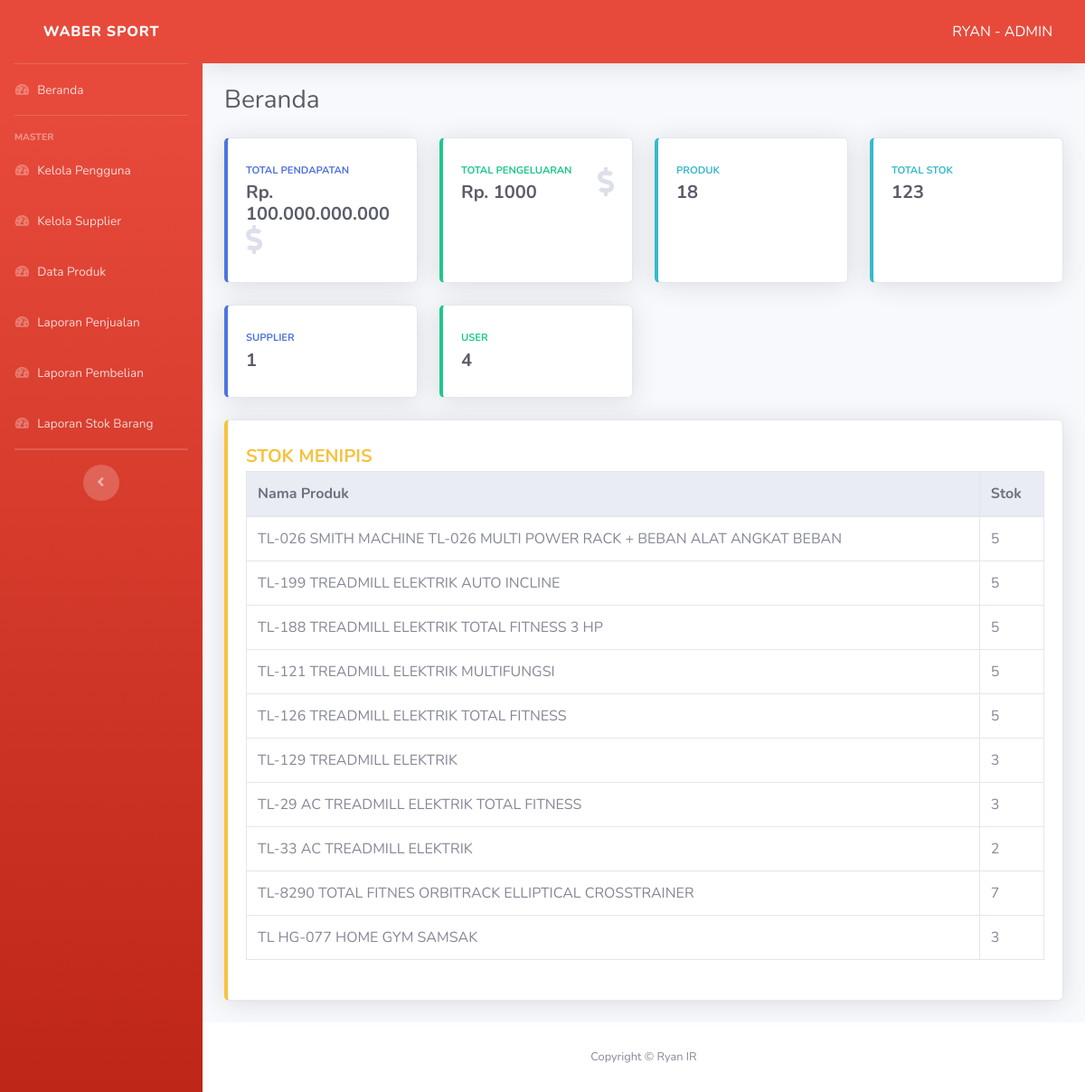
The app's page /pages/pimpinan/index-pimpinan.php (signed in) with its own data.
### tables this page shows
CREATE TABLE `produk` (
  `id_produk` int(11) NOT NULL,
  `nama_produk` varchar(100) NOT NULL,
  `satuan_produk` varchar(20) NOT NULL,
  `harga` decimal(10,2) NOT NULL,
  `stok` int(11) NOT NULL
);

### pages/pimpinan/index-pimpinan.php (the view, shortened to what this page needs)
<!DOCTYPE html>
<html lang="en">
<head>
    <?php include '../../layout/header.php' ?>
</head>
<body id="page-top">
    <div id="wrapper">
        <?php include '../../layout/sidebar-pimpinan.php' ?>
        <div id="content-wrapper" class="d-flex flex-column">
            <div id="content">
                <?php include '../../layout/topbar.php' ?>
                <div class="container-fluid">
                    <div class="d-sm-flex align-items-center justify-content-between mb-4">
                        <h1 class="h3 mb-0 text-gray-800">Beranda</h1>
                    </div>
                    <div class="row">
                        <?php
                        include "../../koneksi.php";
                        $sql = mysqli_query($koneksi, "SELECT count(*) FROM supplier");
                        while ($row = mysqli_fetch_array($sql)) {
                            $result = $row[0];
                        }
                        $supplier = $result;
                        $sql = mysqli_query($koneksi, "SELECT count(*) FROM produk");
                        while ($row = mysqli_fetch_array($sql)) {
                            $result = $row[0];
                        }
                        $produk = $result;
                        $sql = mysqli_query($koneksi, "SELECT count(*) FROM user");
                        while ($row = mysqli_fetch_array($sql)) {
                            $result = $row[0];
                        }
                        $user = $result;
                        $sql = mysqli_query($koneksi, "SELECT SUM(stok) AS total_stok FROM produk");
                        $row = mysqli_fetch_array($sql);
                        $total_stok = $row['total_stok'];
                        $batas_stok = 10;
                        $sql_menipis = mysqli_query($koneksi, "SELECT nama_produk, stok FROM produk WHERE stok < $batas_stok");
                        ?>
                        <div class="col-xl-3 col-md-6 mb-4">
                            <div class="card border-left-primary shadow h-100 py-2">
                                <div class="card-body">
                                    <div class="row no-gutters align-items-center">
                                        <div class="col mr-2">
                                            <div class="text-xs font-weight-bold text-primary text-uppercase mb-1">Total Pendapatan</div>
                                            <div class="h5 mb-0 font-weight-bold text-gray-800">Rp. 100.000.000.000</div>
                                        </div>
                                        <div class="col-auto">
                                            <i class="fas fa-dollar-sign fa-2x text-gray-300"></i>
                                        </div>
                                    </div>
                                </div>
                            </div>
                        </div>
                        <div class="col-xl-3 col-md-6 mb-4">
                            <div class="card border-left-success shadow h-100 py-2">
                                <div class="card-body">
                                    <div class="row no-gutters align-items-center">
                                        <div class="col mr-2">
                                            <div class="text-xs font-weight-bold text-success text-uppercase mb-1">Total Pengeluaran</div>
                                            <div class="h5 mb-0 font-weight-bold text-gray-800">Rp. 1000</div>
                                        </div>
                                        <div class="col-auto">
                                            <i class="fas fa-dollar-sign fa-2x text-gray-300"></i>
                                        </div>
                                    </div>
                                </div>
                            </div>
                        </div>
                        <div class="col-xl-3 col-md-6 mb-4">
                            <div class="card border-left-info shadow h-100 py-2">
                                <div class="card-body">
                                    <div class="row no-gutters align-items-center">
                                        <div class="col mr-2">
                                            <div class="text-xs font-weight-bold text-info text-uppercase mb-1">Produk</div>
                                            <div class="row no-gutters align-items-center">
                                                <div class="col-auto">
                                                    <div class="h5 mb-0 mr-3 font-weight-bold text-gray-800"><?php echo $produk; ?></div>
                                                </div>
                                            </div>
                                        </div>
                                    </div>
                                </div>
                            </div>
                        </div>
                        <div class="col-xl-3 col-md-6 mb-4">
                            <div class="card border-left-info shadow h-100 py-2">
                                <div class="card-body">
                                    <div class="row no-gutters align-items-center">
                                        <div class="col mr-2">
                                            <div class="text-xs font-weight-bold text-info text-uppercase mb-1">Total Stok</div>
                                            <div class="row no-gutters align-items-center">
                                                <div class="col-auto">
                                                    <div class="h5 mb-0 mr-3 font-weight-bold text-gray-800"><?php echo $total_stok; ?></div>
                                                </div>
                                            </div>
                                        </div>
                                    </div>
                                </div>
                            </div>
                        </div>
                        <div class="col-xl-3 col-md-6 mb-4">
                            <div class="card border-left-primary shadow h-100 py-2">
                                <div class="card-body">
                                    <div class="row no-gutters align-items-center">
                                        <div class="col mr-2">
                                            <div class="text-xs font-weight-bold text-primary text-uppercase mb-1">Supplier</div>
                                            <div class="h5 mb-0 font-weight-bold text-gray-800"><?php echo $supplier; ?></div>
                                        </div>
                                    </div>
                                </div>
                            </div>
                        </div>
                        <div class="col-xl-3 col-md-6 mb-4">
                            <div class="card border-left-success shadow h-100 py-2">
                                <div class="card-body">
                                    <div class="row no-gutters align-items-center">
                                        <div class="col mr-2">
                                            <div class="text-xs font-weight-bold text-success text-uppercase mb-1">User</div>
                                            <div class="h5 mb-0 font-weight-bold text-gray-800"><?php echo $user; ?></div>
                                        </div>
                                    </div>
                                </div>
                            </div>
                        </div>
                        <div class="col-xl-12 col-md-12 mb-4">
                            <div class="card border-left-warning shadow h-100 py-2">
                                <div class="card-body">
                                    <div class="table-responsive">
                                        <h5 class="font-weight-bold text-warning text-uppercase mb-1">Stok Menipis</h5>
                                        <table class="table table-hover table-bordered">
                                            <thead class="thead-light">
                                                <tr>
                                                    <th>Nama Produk</th>
                                                    <th>Stok</th>
                                                </tr>
                                            </thead>
                                            <tbody>
                                                <?php
                                                if (mysqli_num_rows($sql_menipis) > 0) {
                                                    while ($row = mysqli_fetch_array($sql_menipis)) {
                                                        echo "<tr>";
                                                        echo "<td>" . $row['nama_produk'] . "</td>";
                                                        echo "<td>" . $row['stok'] . "</td>";
                                                        echo "</tr>";
                                                    }
                                                } else {
                                                    echo "<tr><td colspan='2' class='text-center'>Tidak ada produk dengan stok menipis.</td></tr>";
                                                }
                                                ?>
                                            </tbody>
                                        </table>
                                    </div>
                                </div>
                            </div>
                        </div>
                    </div>
                </div>
            </div>
            <?php include '../../layout/footer.php' ?>
        </div>
    </div>
</body>
</html>

### records on screen
produk: nama_produk "TL-026 SMITH MACHINE TL-026 MULTI POWER RACK + BEBAN ALAT ANGKAT BEBAN", stok "5"
produk: nama_produk "TL-199 TREADMILL ELEKTRIK AUTO INCLINE", stok "5"
produk: nama_produk "TL-188 TREADMILL ELEKTRIK TOTAL FITNESS 3 HP", stok "5"
produk: nama_produk "TL-121 TREADMILL ELEKTRIK MULTIFUNGSI", stok "5"
produk: nama_produk "TL-126 TREADMILL ELEKTRIK TOTAL FITNESS", stok "5"
produk: nama_produk "TL-129 TREADMILL ELEKTRIK", stok "3"
produk: nama_produk "TL-29 AC TREADMILL ELEKTRIK TOTAL FITNESS", stok "3"
produk: nama_produk "TL-33 AC TREADMILL ELEKTRIK", stok "2"
produk: nama_produk "TL-8290 TOTAL FITNES ORBITRACK ELLIPTICAL CROSSTRAINER", stok "7"
produk: nama_produk "TL HG-077 HOME GYM SAMSAK", stok "3"

### other values on screen
$_SESSION['nama'] "RYAN"
$_SESSION['jabatan'] "ADMIN"
$produk "18"
$total_stok "123"
$supplier "1"
$user "4"
